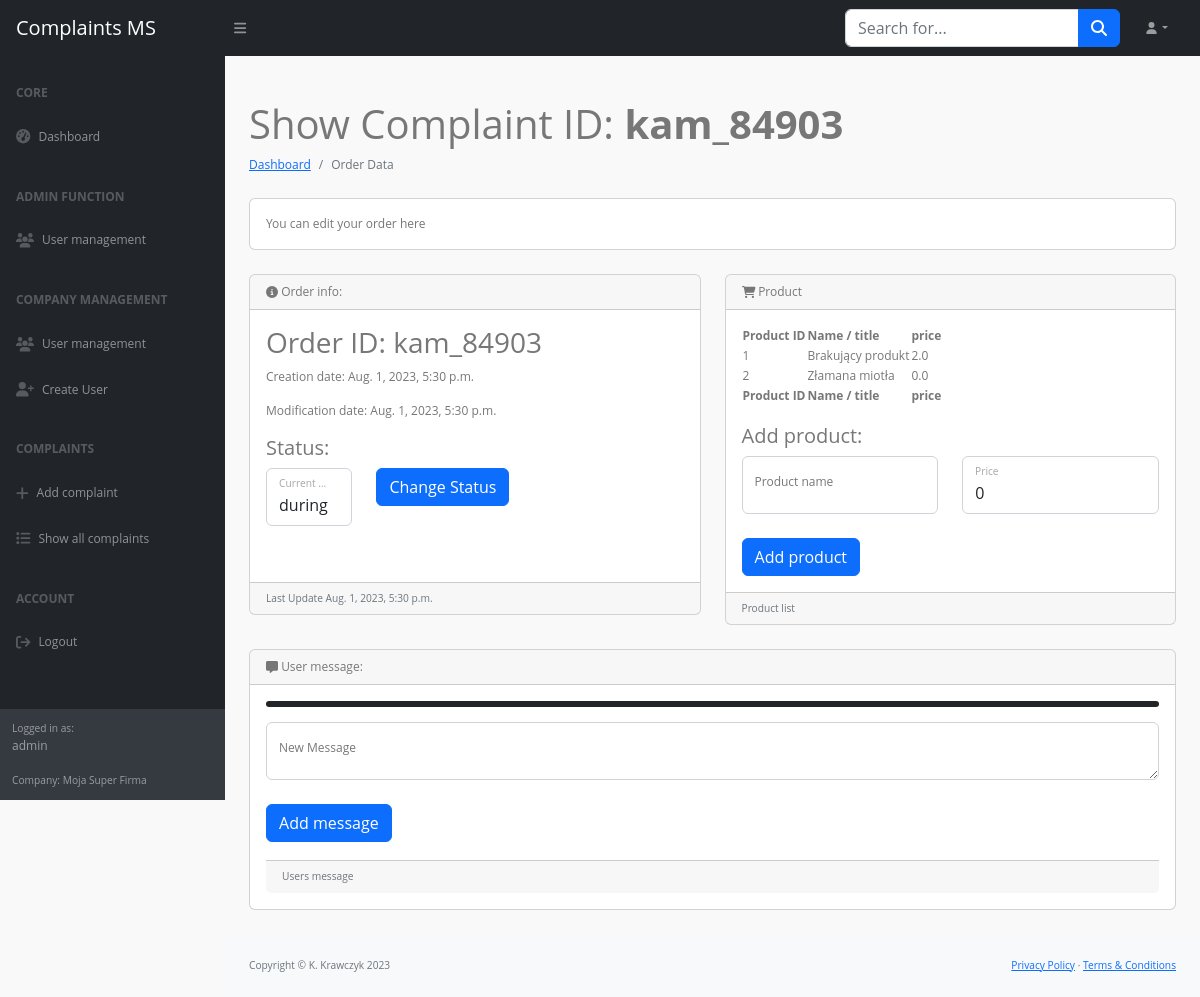
/panel/show-complaint/3/ (signed in), run on an earlier commit of the app's database.
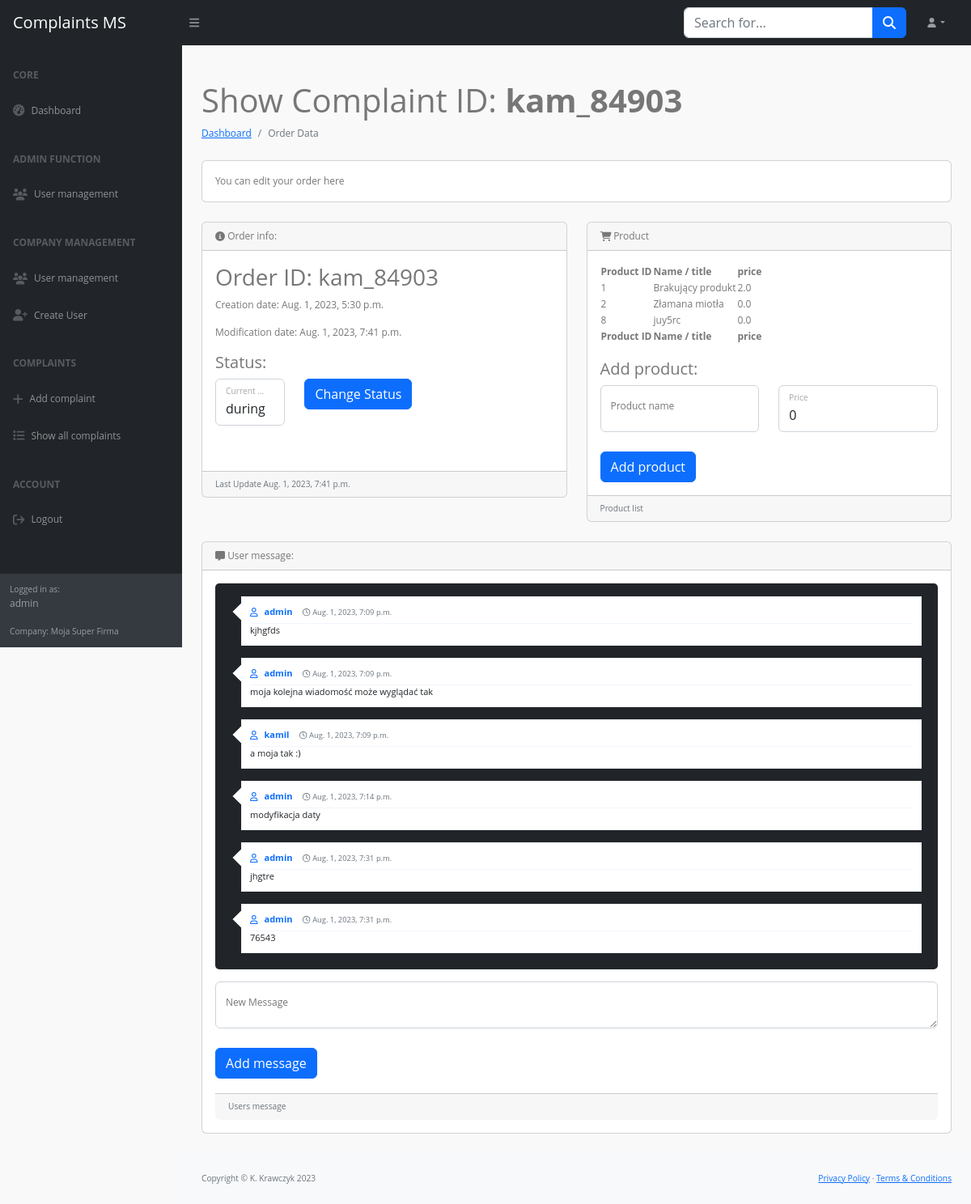
And on a later commit of the database.
### complaints/models.py (models this page shows)
class Order(models.Model):
    number = models.CharField(max_length=64)
    company = models.ForeignKey(Company, on_delete=models.CASCADE)
    status = models.IntegerField(choices=STATUS_LIST, default=0)
    creation_date = models.DateTimeField(default=datetime.now())
    modification_date = models.DateTimeField(default=datetime.now())
    product = models.ManyToManyField(Product)

class Product(models.Model):
    name = models.CharField(max_length=64)
    company = models.ForeignKey(Company, on_delete=models.CASCADE, null=True, blank=True)
    price = models.FloatField(null=True)

class Message(models.Model):
    user = models.ForeignKey(MyUser, on_delete=models.CASCADE)
    order = models.ForeignKey(Order, on_delete=models.CASCADE)
    text = models.CharField(max_length=128)
    creation_date = models.DateTimeField(default=datetime.now())

class MyUser(AbstractUser):
    company = models.ForeignKey(Company, on_delete=models.CASCADE, null=True, blank=True)
    user_custom_role = models.IntegerField(choices=USER_ROLE, default=2)

### complaints/views.py (the view)
# urls.py: path('panel/show-complaint/<int:complaint_id>/', ShowComplaintView.as_view()),
class ShowComplaintView(View):
    def get(self, request, complaint_id):
        if not request.user.is_authenticated:
            return redirect('/login/')
        if len(Order.objects.filter(pk=complaint_id)) != 1:
            return render(request, 'admin/no_permissions.html', {'message': 'There is no such order'})
        order = Order.objects.get(pk=complaint_id)
        if request.user.company_id != order.company_id:
            return render(request, 'admin/no_permissions.html', {'message': 'This is not your order!'})
        ctx = {
            'order': order,
            'products': Product.objects.filter(order=order),
            'messages': Message.objects.filter(order=order),
            'message_form': MessageForm(),
            'product_form': ProductForm(),
            'status_form': StatusForm(initial={'status': order.status}),
        }
        return render(request, 'user/show_complaint.html', ctx)

### complaints/forms.py
class MessageForm(forms.Form):
    text = forms.CharField(max_length=64, label='Order_ID', widget=forms.Textarea(attrs={
        'class': 'form-control',
        'id': 'inputOrderID',
        'placeholder': 'inputLogin',
        'rows': '5'
    }))

class ProductForm(forms.Form):
    name = forms.CharField(max_length=64, label='ProductName', widget=forms.TextInput(attrs={
        'class': 'form-control',
        'id': 'inputProductName',
        'placeholder': 'Product Name',
    }))
    price = forms.CharField(max_length=64, label='ProductPrice', widget=forms.NumberInput(attrs={
        'class': 'form-control',
        'id': 'inputPrice',
        'placeholder': '0',
        'value': '0',
        'step': '0.1',
        'min': 0,
    }))

### complaints/my_context_processor.py (called while the page is built)
def my_cp(request):
    user = request.user
    ctx = {}
    if user.is_authenticated:
        ctx.update({
            'current_user': user
        })
    return ctx

### complaints/templates/user/show_complaint.html (shortened to what the changed rows need)
{% extends 'user/../base.html' %}
{% block main %}
<main>
    <div class="container-fluid px-4">
        <h1 class="mt-4">Show Complaint ID: <b>{{ order.number }}</b></h1>
        <div class="row">
            <div class="col-lg-6">
                <div class="card mb-4">
                    <div class="card-header">
                        <i class="fa-solid fa-circle-info"></i>
                        Order info:
                    </div>
                    <div class="card-body">
                        <h3>Order ID: {{ order.number }}</h3>
                        <p>Creation date: {{ order.creation_date }}</p>
                        <p>Modification date: {{ order.modification_date }}</p>
                        <p>
                            <form method="POST" action="/panel/change-status/{{ order.id }}/">{% csrf_token %}
                            </form>
                        </p>
                    </div>
                    <div class="card-footer small text-muted">Last Update {{ order.modification_date }}</div>
                </div>
            </div>
            <div class="col-lg-6">
                <div class="card mb-4">
                    <div class="card-body">
                        <table id="datatablesSimple">
                            <thead>
                                <tr>
                                    <th>Product ID</th>
                                    <th>Name / title</th>
                                    <th>price</th>
                                </tr>
                            </thead>
                            <tbody>
                                {% for product in products %}
                                <tr>
                                    <td>{{ product.id }}</td>
                                    <td>{{ product.name }}</td>
                                    <td>{{ product.price }}</td>
                                </tr>
                                {% endfor %}
                            </tbody>
                            <tfoot>
                                <tr>
                                    <th>Product ID</th>
                                    <th>Name / title</th>
                                    <th>price</th>
                                </tr>
                            </tfoot>
                        </table>
                        <br>
                    </div>
                </div>
            </div>
        </div>
        <div class="card mb-4">
            <div class="card-body">
                <div class="chat-message">
                    <ul class="chat">
                        {% for message in messages %}
                        <li class="left clearfix">
                            <div class="chat-body clearfix">
                                <div class="header">
                                    <strong class="primary-font"><i class="fa-regular fa-user" style="margin-right: 5px;"></i> {{ message.user.username }}</strong>
                                    <small class="pull-right text-muted" style="margin-left: 10px;"><i class="fa-regular fa-clock"></i> {{ message.creation_date }}</small>
                                </div>
                                <p>
                                    {{ message.text }}
                                </p>
                            </div>
                        </li>
                        {% endfor %}
                    </ul>
                </div>
            <form method="POST" action="/panel/add-message/{{ order.id }}/">{% csrf_token %}
                <div class="form-floating mb-3">
                </div>
                <div class="d-flex align-items-center justify-content-between mt-4 mb-0">
                </div>
            </form>
            <br>
            <div class="card-footer small text-muted">Users message</div>
        </div>
    </div>
</main>
{% endblock %}

What changed in the data, as far as the page shows it:
changed Order "kam_84903": modification_date "Aug. 1, 2023, 5:30 p.m." → "Aug. 1, 2023, 7:41 p.m."
added Product: id "8", name "juy5rc", price "0.0"
added Message: user.username "admin", creation_date "Aug. 1, 2023, 7:09 p.m.", text "kjhgfds"
added Message: user.username "admin", creation_date "Aug. 1, 2023, 7:09 p.m.", text "moja kolejna wiadomość może wyglądać tak"
added Message: user.username "kamil", creation_date "Aug. 1, 2023, 7:09 p.m.", text "a moja tak :)"
added Message: user.username "admin", creation_date "Aug. 1, 2023, 7:14 p.m.", text "modyfikacja daty"
added Message: user.username "admin", creation_date "Aug. 1, 2023, 7:31 p.m.", text "jhgtre"
added Message: user.username "admin", creation_date "Aug. 1, 2023, 7:31 p.m.", text "76543"
